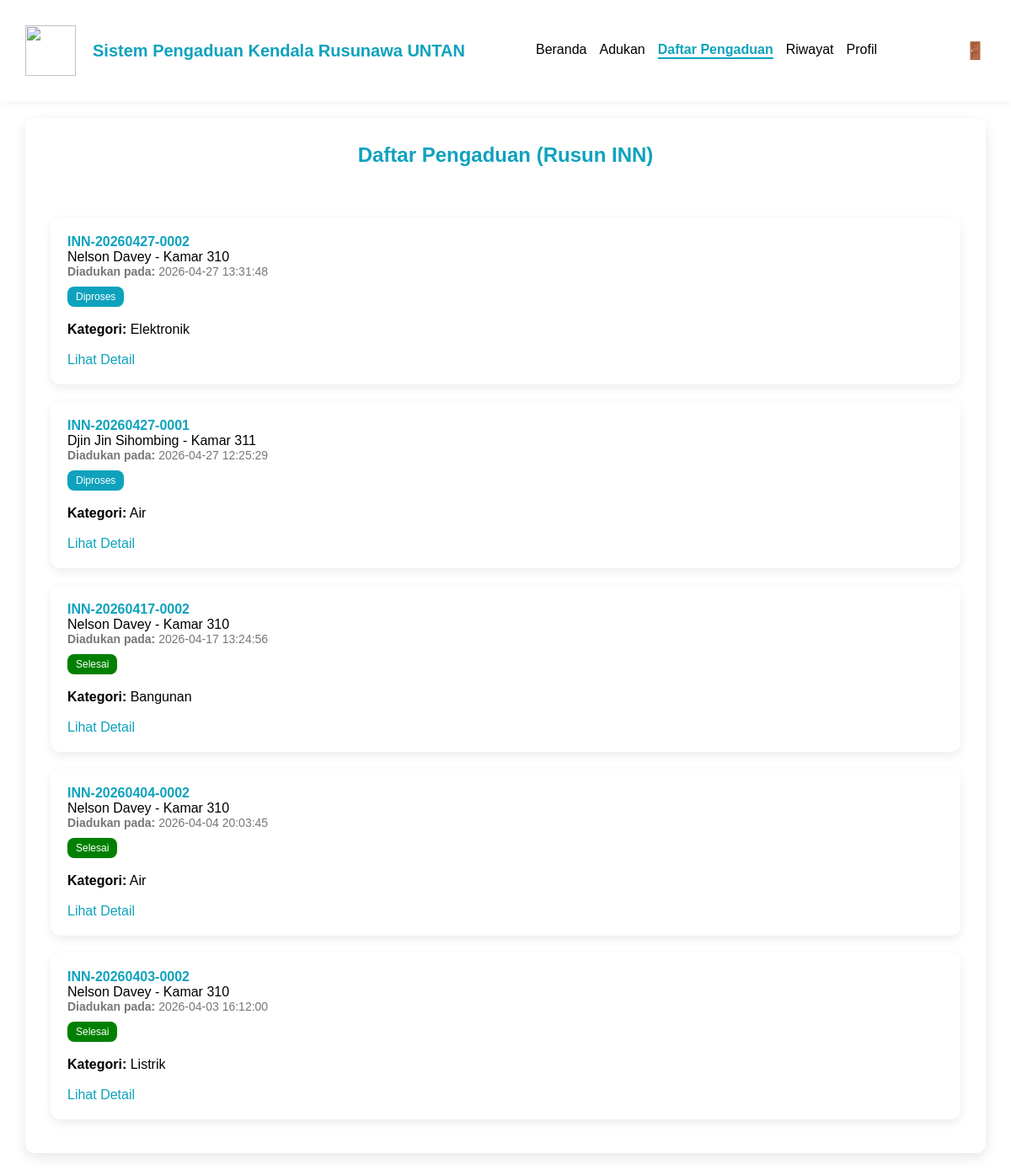
Page /penghuni/daftar_pengaduan.php (signed in) on the committed database.
### tables this page shows
CREATE TABLE `pengaduan` (
  `id_pengaduan` int(11) NOT NULL,
  `nomor_tiket` varchar(30) NOT NULL,
  `id_penghuni` int(11) NOT NULL,
  `id_teknisi` int(11) DEFAULT NULL,
  `kategori` enum('Internet','Listrik','Air','Bangunan','Perabotan','Elektronik','Lainnya') DEFAULT NULL,
  `deskripsi` text NOT NULL,
  `status` enum('Menunggu','Diproses','Selesai') DEFAULT NULL,
  `bukti_foto` varchar(255) DEFAULT NULL,
  `bukti_penyelesaian` varchar(255) DEFAULT NULL,
  `created_at` datetime DEFAULT current_timestamp(),
  `updated_at` datetime DEFAULT NULL ON UPDATE current_timestamp(),
  `penanganan_dini` text DEFAULT NULL,
  `komentar_penyelesaian` text DEFAULT NULL
);

CREATE TABLE `penghuni` (
  `id_penghuni` int(11) NOT NULL,
  `nama_penghuni` varchar(100) NOT NULL,
  `email_student` varchar(50) NOT NULL,
  `password` varchar(255) DEFAULT NULL,
  `kamar` varchar(10) NOT NULL,
  `jenis_hunian` enum('Rusunawa Putri','Rusunawa Putra','Rusun INN') NOT NULL,
  `nomor_hp` varchar(15) NOT NULL,
  `created_at` datetime DEFAULT current_timestamp()
);

### penghuni/daftar_pengaduan.php (the view, shortened to what this page needs)
<?php
$page = 'daftar';
include '../config/koneksi.php';
include '../shared/navbar.php';
$id_penghuni = $_SESSION['id'];
$jenis_hunian = $_SESSION['jenis_hunian'];
$stmt = mysqli_prepare($koneksi, "
    SELECT p.*, ph.nama_penghuni, ph.kamar
    FROM pengaduan p
    JOIN penghuni ph ON p.id_penghuni = ph.id_penghuni
    WHERE ph.jenis_hunian = ?
    AND p.id_penghuni != ?
    ORDER BY p.created_at DESC
");
mysqli_stmt_bind_param($stmt, "si", $jenis_hunian, $id_penghuni);
mysqli_stmt_execute($stmt);
$query = mysqli_stmt_get_result($stmt);
?>
<!DOCTYPE html>
<html>
<head>
    <link rel="stylesheet" href="../assets/css/style.css">
</head>
<body>
    <div class="konten">
        <h2 id="judul-h2">Daftar Pengaduan (<?= $jenis_hunian ?>)
        </h2>
        <?php if (mysqli_num_rows($query) > 0): ?>
            <?php while ($row = mysqli_fetch_assoc($query)): ?>
                <div class="card-forum">
                    <div class="card-header">
                        <div class="ticket">
                            <?= $row['nomor_tiket'] ?>
                        </div>
                        <div>
                            <?= $row['nama_penghuni'] ?> - Kamar
                            <?= $row['kamar'] ?>
                        </div>
                        <div class="meta">
                            <strong>Diadukan pada: </strong>
                            <?= $row['created_at'] ?>
                        </div>
                    </div>
                    <div>
                        <?php
                        $status_class = '';
                        if ($row['status'] == 'Menunggu')
                            $status_class = 'menunggu';
                        elseif ($row['status'] == 'Diproses')
                            $status_class = 'diproses';
                        else
                            $status_class = 'selesai';
                        ?>
                        <span class="status <?= $status_class ?>">
                            <?= $row['status'] ?>
                        </span>
                    </div>
                    <br>
                    <div>
                        <span>
                            <strong>Kategori:</strong> <?= $row['kategori'] ?>
                        </span>
                    </div><br>
                    <a href="../shared/detail_pengaduan.php?id=<?= $row['id_pengaduan'] ?>&page=<?= $page ?>">
                        Lihat Detail
                    </a>
                </div>
            <?php endwhile; ?>
        <?php else: ?>
            <p>Belum ada pengaduan dari penghuni lain di gedung ini.</p>
        <?php endif; ?>
    </div>
</body>
</html>

### shared/navbar.php (shortened to what this page needs)
<?php
$role = $_SESSION['role'] ?? '';
$page = $page ?? '';
?>
<link rel="stylesheet" href="../assets/css/style.css">
<div class="navbar">
    <div class="nav-left">
        <img src="../assets/img/logo_rusunawa_untan.jpg">
        <span>Sistem Pengaduan Kendala Rusunawa UNTAN</span>
    </div>
    <div id="navMenu" class="nav-menu">
        <?php if ($role == 'penghuni'): ?>
            <a href="../penghuni/beranda.php" class="<?= ($page == 'beranda') ? 'active' : '' ?>">Beranda</a>
            <a href="../penghuni/buat_pengaduan.php" class="<?= ($page == 'pengaduan') ? 'active' : '' ?>">Adukan</a>
            <a href="../penghuni/daftar_pengaduan.php" class="<?= ($page == 'daftar') ? 'active' : '' ?>">Daftar Pengaduan</a>
            <a href="../penghuni/riwayat.php" class="<?= ($page == 'riwayat') ? 'active' : '' ?>">Riwayat</a>
            <a href="../penghuni/profil.php" class="<?= ($page == 'profil') ? 'active' : '' ?>">Profil</a>
        <?php elseif ($role == 'manajer'): ?>
            <a href="../manajer/beranda.php" class="<?= ($page == 'beranda') ? 'active' : '' ?>">Beranda</a>
            <a href="../manajer/laporan.php" class="<?= ($page == 'laporan') ? 'active' : '' ?>">Laporan</a>
            <a href="../manajer/profil.php" class="<?= ($page == 'profil') ? 'active' : '' ?>">Profil</a>
        <?php endif; ?>
    </div>
    <div class="nav-right">
        <a href="../auth/logout.php" id="logout" class="logout-desktop btn-logout">
            <span class="logout-icon">🚪</span>
        </a>
    </div>
</div>

### assets/css/style.css (style rules this page uses)
body { margin: 0; font-family: Arial, sans-serif; }
.navbar { position: sticky; top: 0; z-index: 1000; display: flex; justify-content: space-between; align-items: center; background: white; padding: 5px 80px; color: #0EA2BD; height: 100px; box-shadow: 0 2px 10px rgba(0, 0, 0, 0.05); }
.nav-left { display: flex; align-items: center; gap: 20px; }
.nav-left img { width: 100px; }
.nav-left span { font-size: 24px; font-weight: bolder; }
.nav-menu { display: flex; gap: 30px; }
.nav-menu a { color: black; text-decoration: none; font-size: 18px; }
.nav-menu a.active { font-weight: bold; color: #0EA2BD; border-bottom: 2px solid #0EA2BD; }
.nav-right { font-size: 18px; }
.logout-desktop { color: red; text-decoration: none; }
.logout-icon { display: none; }
.konten { background: white; margin: 20px 320px; padding: 30px; border-radius: 12px; box-shadow: 0 5px 15px rgba(0, 0, 0, 0.1); }
#judul-h2 { text-align: center; margin-top: 10px; margin-bottom: 60px; color: #0EA2BD; }
.card-forum { background: white; border-radius: 12px; padding: 20px; margin-bottom: 20px; box-shadow: 0 4px 12px rgba(0, 0, 0, 0.08); }
.card-header { margin-bottom: 10px; }
.ticket { font-weight: bold; color: #0EA2BD; }
.meta { font-size: 14px; color: #777; }
.status { display: inline-block; padding: 5px 10px; border-radius: 8px; font-size: 12px; color: white; }
.diproses { background: #0EA2BD; }
.selesai { background: green; }
.konten a { color: #0EA2BD; text-decoration: none; }
@media (max-width: 1300px) { .navbar { padding: 10px 30px; } }
@media (max-width: 1300px) { .nav-left img { width: 60px; } }
@media (max-width: 1300px) { .nav-left span { font-size: 20px; } }
@media (max-width: 1300px) { .nav-menu { gap: 15px; } }
@media (max-width: 1300px) { .nav-menu a { font-size: 16px; } }
@media (max-width: 1300px) { .logout-icon { margin-left: 20px; display: inline; font-size: 20px; } }
@media (max-width: 1300px) { .konten { margin: 20px 30px; } }
@media (max-width: 1300px) { .konten { padding: 20px 30px; } }

### rows in the picture
pengaduan: nomor_tiket "INN-20260427-0002", id_penghuni.nama_penghuni "Nelson Davey", id_penghuni.kamar "310", created_at "2026-04-27 13:31:48", status "Diproses", kategori "Elektronik"
pengaduan: nomor_tiket "INN-20260427-0001", id_penghuni.nama_penghuni "Djin Jin Sihombing", id_penghuni.kamar "311", created_at "2026-04-27 12:25:29", status "Diproses", kategori "Air"
pengaduan: nomor_tiket "INN-20260417-0002", id_penghuni.nama_penghuni "Nelson Davey", id_penghuni.kamar "310", created_at "2026-04-17 13:24:56", status "Selesai", kategori "Bangunan"
pengaduan: nomor_tiket "INN-20260404-0002", id_penghuni.nama_penghuni "Nelson Davey", id_penghuni.kamar "310", created_at "2026-04-04 20:03:45", status "Selesai", kategori "Air"
pengaduan: nomor_tiket "INN-20260403-0002", id_penghuni.nama_penghuni "Nelson Davey", id_penghuni.kamar "310", created_at "2026-04-03 16:12:00", status "Selesai", kategori "Listrik"

### other values in the picture
$jenis_hunian "Rusun INN"
